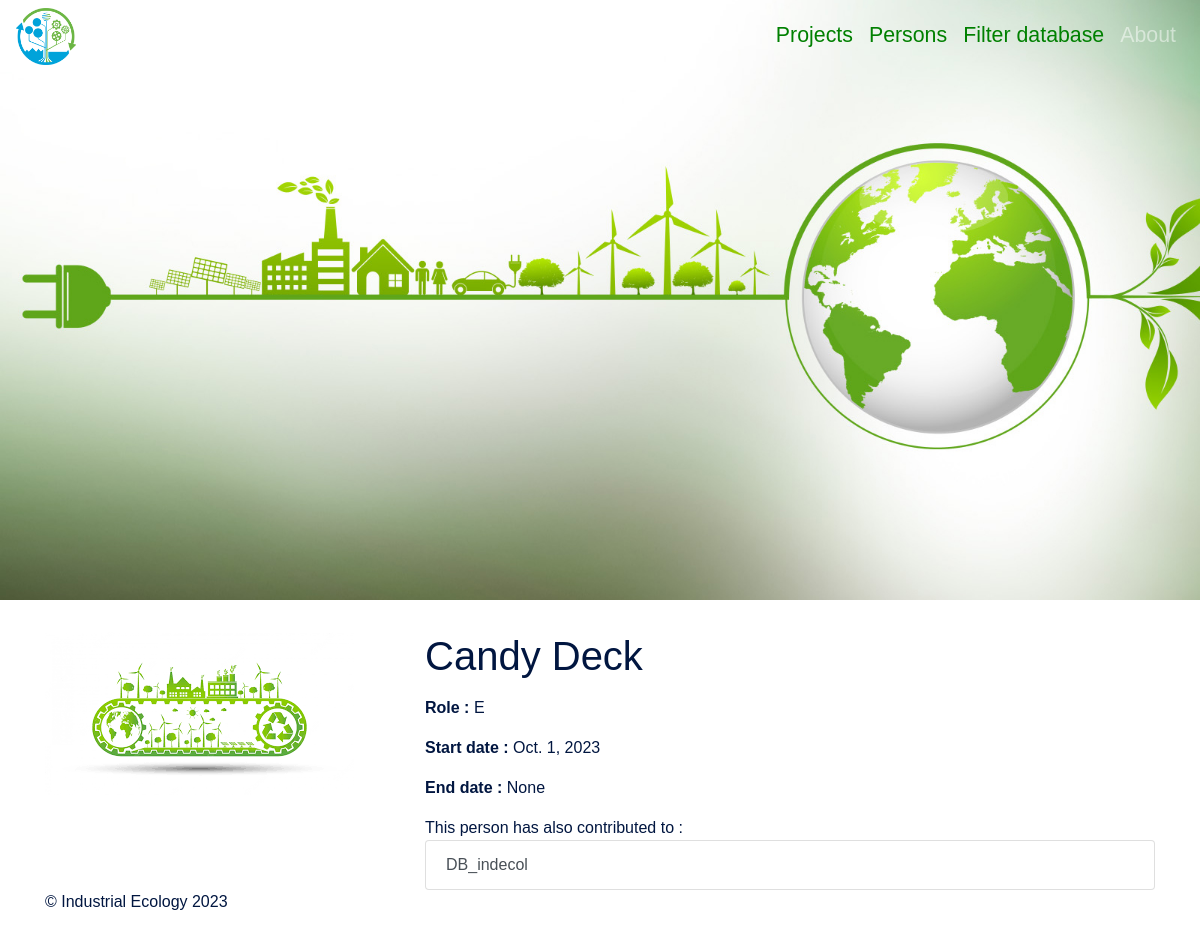
The app's page /person/3, older data.
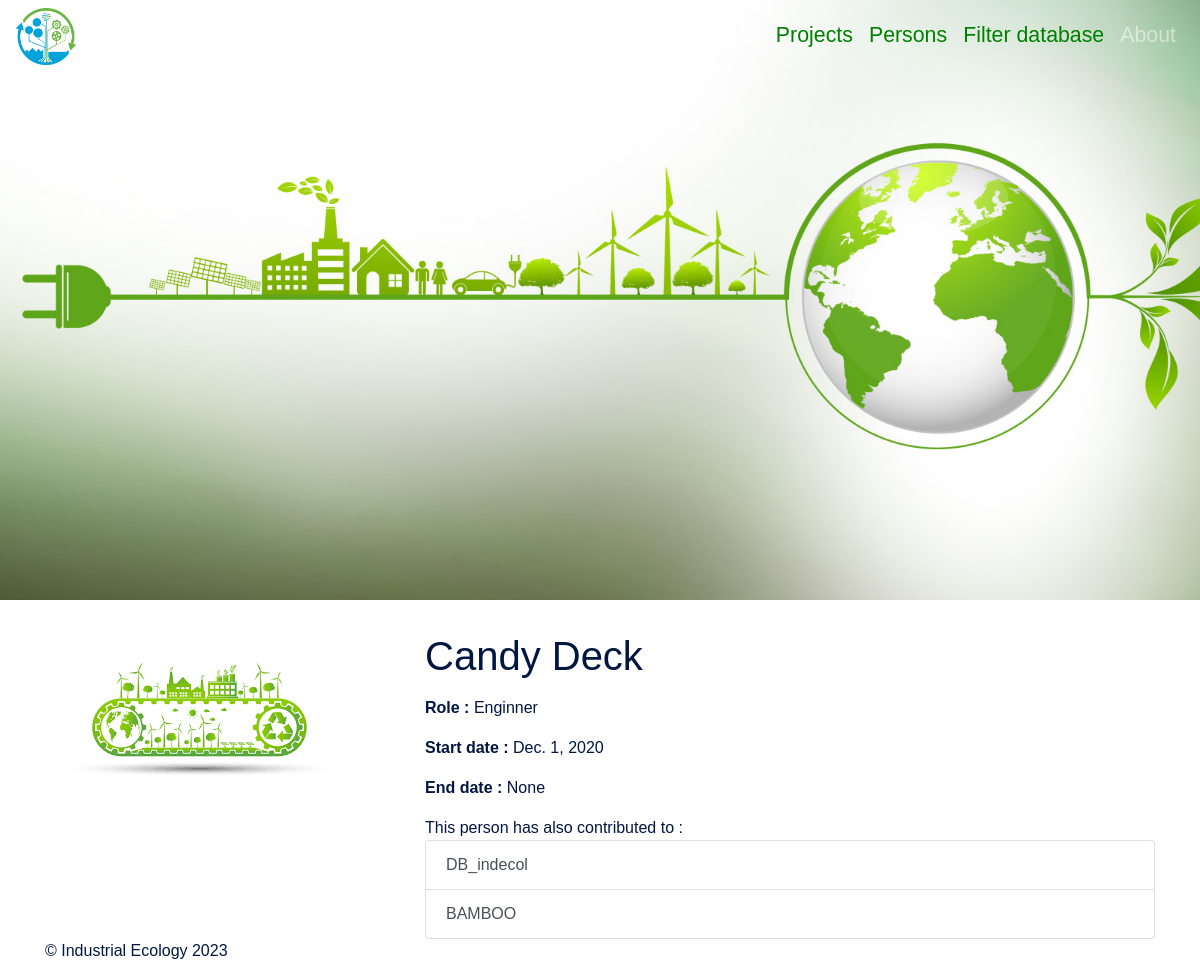
The same page, newer data.
### app_indecol/models.py (models this page shows)
class Person(models.Model):
    first_name = models.CharField(
        unique=False,
        null=False,
        blank=False,
        max_length=50
    )
    middle_name = models.CharField(
        unique=False,
        null=True,
        blank=True,
        max_length=50
    )
    last_name = models.CharField(
        unique=False,
        null=False,
        blank=False,
        max_length=50
    )
    start_date= models.DateField(
        null = False,
        blank=False
    )
    end_date= models.DateField(
        null=True,
        blank = True
    )
    role = models.CharField(choices = role_choices,
                            max_length=50)
    def __str__(self):
        return self.first_name + ' ' + self.last_name

class Project(models.Model):
    project_id = models.CharField(
        unique=True,
        null=False,
        blank=False,
        max_length=50
    )
    name= models.CharField(
        null=False,
        blank=False,
        max_length=200
    )
    description = models.TextField(
        null = False,
        blank= False,
        max_length=2000
    )
    start_date= models.DateField(
        null = False,
        blank=False
    )
    end_date= models.DateField(
        null=True,
        blank = True
    )
    keywords = models.CharField(max_length=100)
    methods = models.CharField(max_length=50)
    type = models.CharField(choices = project_type_choices,
                            max_length=50,
                            default='-')
    persons = models.ManyToManyField(
        Person,
        related_name='persons'
    )
    groups = models.ManyToManyField(
        Group,
        related_name='groups'
    )
    partners = models.ManyToManyField(
        Partner,
        related_name='partners'
    )
    ressources = models.ManyToManyField(
        Ressource, blank=True
    )
    def __str__(self):
        return self.project_id

### app_indecol/views.py (the view)
# urls.py: path('person/<str:pk>', views.PersonDetailView.as_view(), name = 'person_details'),
class PersonDetailView(generic.DetailView):
    template_name = 'person_details.html'
    model = models.Person
    context_object_name = 'person'

### app_indecol/templates/person_details.html (shortened to what this page needs)
{% extends 'base.html' %}
{%block content%}
<h1>{{person}}</h1>
<b>Role : </b>{{person.role}}</p>
<b>Start date : </b>{{person.start_date}}</p>
<b>End date : </b>{{person.end_date}}</p>
This person has also contributed to :
<ul class ="list-group">
    {%for project in person.persons.all%}
    <a class = "list-group-item list-group-item-action" href={%url 'project_details' project.id %}>{{project}}</a>
    {%endfor%}
</ul>
{%endblock content%}

Row changes from the older to the newer data that the page shows:
changed Person "Candy Deck": role "E" → "Enginner"; start_date "Oct. 1, 2023" → "Dec. 1, 2020"
now on this page (row edited): Project: project "BAMBOO"
